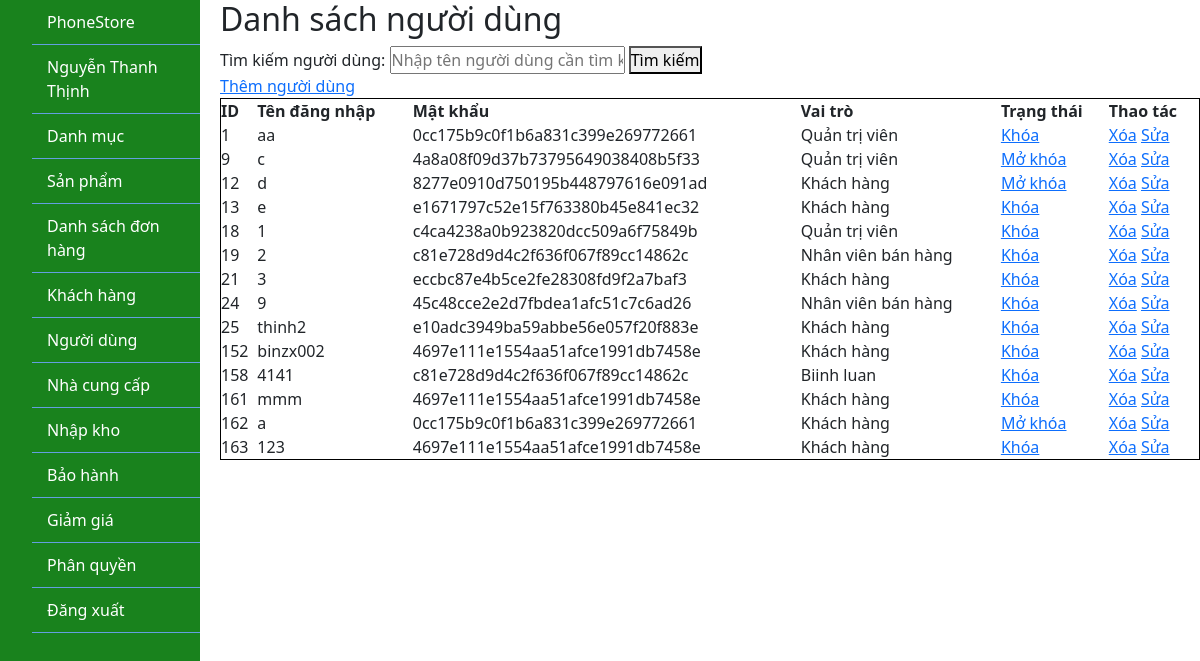
Page /admin/index.php?ctrl=userController (signed in) on the committed database.
### tables this page shows
CREATE TABLE `nguoi_dung` (
  `id` int(11) NOT NULL,
  `ten_dang_nhap` varchar(255) DEFAULT NULL,
  `mat_khau` varchar(255) DEFAULT NULL,
  `vai_tro` varchar(255) DEFAULT NULL,
  `trang_thai` int(11) DEFAULT NULL
);

### lib/database.php (called while the page is built, shortened)
<?php
class Database
{
    private $host = "localhost";
    private $username = "root";
    private $password = "";
    private $database = "phonestore";
    private $conn;
    public function __construct()
    {
        $this->conn = $this->connectDB();
    }
    private function connectDB()
    {
        $conn = mysqli_connect($this->host, $this->username, $this->password, $this->database);
        return $conn;
    }
    public function select($query)
    {
        $result = mysqli_query($this->conn, $query);
        if ($result) {
            $data = mysqli_fetch_all($result, MYSQLI_ASSOC);
            return $data;
        } else {
            die(mysqli_error($this->conn));
        }
    }
}

### admin/model/userModel.php (called while the page is built, shortened)
<?php
class UserModel
{
    private $db;
    public function __construct()
    {
        $this->db = new Database();
    }
    public function getAllUsers()
    {
        $query = "SELECT * FROM nguoi_dung ";
        return $this->db->select($query);
    }
}

### admin/view/userView.php (the view, shortened to what this page needs)
<!DOCTYPE html>
<html lang="vi">
<head>
</head>
<body>
    <h2>Danh sách người dùng</h2>
    <form class="search-form-user">
        <label for="search">Tìm kiếm người dùng:</label>
        <input type="text" id="search" name="search" placeholder="Nhập tên người dùng cần tìm kiếm">
        <button type="submit">Tìm kiếm</button> <br>
    </form>
    <a class="addUserLink" href="index.php?ctrl=userController&action=viewAddUser">Thêm người dùng</a>
    <table>
        <thead>
            <tr>
                <th>ID</th>
                <th>Tên đăng nhập</th>
                <th>Mật khẩu</th>
                <th>Vai trò</th>
                <th>Trạng thái</th>
                <th>Thao tác</th>
            </tr>
        </thead>
        <tbody>
            <?php foreach ($users as $user) : ?>
                <tr>
                    <td><?php echo $user['id']; ?></td>
                    <td><?php echo $user['ten_dang_nhap']; ?></td>
                    <td><?php echo $user['mat_khau']; ?></td>
                    <td><?php echo $user['vai_tro']; ?></td>
                    <td>
                        <a href="index.php?ctrl=userController&action=toggleUserStatus&id=<?php echo $user['id']; ?>&status=<?php echo $user['trang_thai']; ?>">
                            <?php
                            if ($user['trang_thai'] == 1) {
                                echo "Khóa";
                            } else {
                                echo "Mở khóa";
                            }
                            ?>
                        </a>
                    </td>
                    <td>
                        <a href="index.php?ctrl=userController&action=deleteUser&id=<?php echo $user['id']; ?>">Xóa</a>
                        <a class="updateUserLink" href="index.php?ctrl=userController&action=updateUserView&id=<?php echo $user['id']; ?>&vai_tro=<?php echo $user['vai_tro']; ?>">Sửa</a>
                    </td>
                </tr>
            <?php endforeach; ?>
        </tbody>
    </table>
</body>
</html>

### admin/css/style.css (style rules this page uses)
table { border-collapse: collapse; width: 100%; }
table, th, td { border: 1px solid black; }
* { margin: 0; padding: 0; box-sizing: border-box; }

### rows in the picture
nguoi_dung: id "1", ten_dang_nhap "aa", mat_khau "0cc175b9c0f1b6a831c399e269772661", vai_tro "Quản trị viên", trang_thai "Khóa"
nguoi_dung: id "9", ten_dang_nhap "c", mat_khau "4a8a08f09d37b73795649038408b5f33", vai_tro "Quản trị viên", trang_thai "Mở khóa"
nguoi_dung: id "12", ten_dang_nhap "d", mat_khau "8277e0910d750195b448797616e091ad", vai_tro "Khách hàng", trang_thai "Mở khóa"
nguoi_dung: id "13", ten_dang_nhap "e", mat_khau "e1671797c52e15f763380b45e841ec32", vai_tro "Khách hàng", trang_thai "Khóa"
nguoi_dung: id "18", ten_dang_nhap "1", mat_khau "c4ca4238a0b923820dcc509a6f75849b", vai_tro "Quản trị viên", trang_thai "Khóa"
nguoi_dung: id "19", ten_dang_nhap "2", mat_khau "c81e728d9d4c2f636f067f89cc14862c", vai_tro "Nhân viên bán hàng", trang_thai "Khóa"
nguoi_dung: id "21", ten_dang_nhap "3", mat_khau "eccbc87e4b5ce2fe28308fd9f2a7baf3", vai_tro "Khách hàng", trang_thai "Khóa"
nguoi_dung: id "24", ten_dang_nhap "9", mat_khau "45c48cce2e2d7fbdea1afc51c7c6ad26", vai_tro "Nhân viên bán hàng", trang_thai "Khóa"
nguoi_dung: id "25", ten_dang_nhap "thinh2", mat_khau "e10adc3949ba59abbe56e057f20f883e", vai_tro "Khách hàng", trang_thai "Khóa"
nguoi_dung: id "152", ten_dang_nhap "binzx002", mat_khau "4697e111e1554aa51afce1991db7458e", vai_tro "Khách hàng", trang_thai "Khóa"
nguoi_dung: id "158", ten_dang_nhap "4141", mat_khau "c81e728d9d4c2f636f067f89cc14862c", vai_tro "Biinh luan", trang_thai "Khóa"
nguoi_dung: id "161", ten_dang_nhap "mmm", mat_khau "4697e111e1554aa51afce1991db7458e", vai_tro "Khách hàng", trang_thai "Khóa"
nguoi_dung: id "162", ten_dang_nhap "a", mat_khau "0cc175b9c0f1b6a831c399e269772661", vai_tro "Khách hàng", trang_thai "Mở khóa"
nguoi_dung: id "163", ten_dang_nhap "123", mat_khau "4697e111e1554aa51afce1991db7458e", vai_tro "Khách hàng", trang_thai "Khóa"
